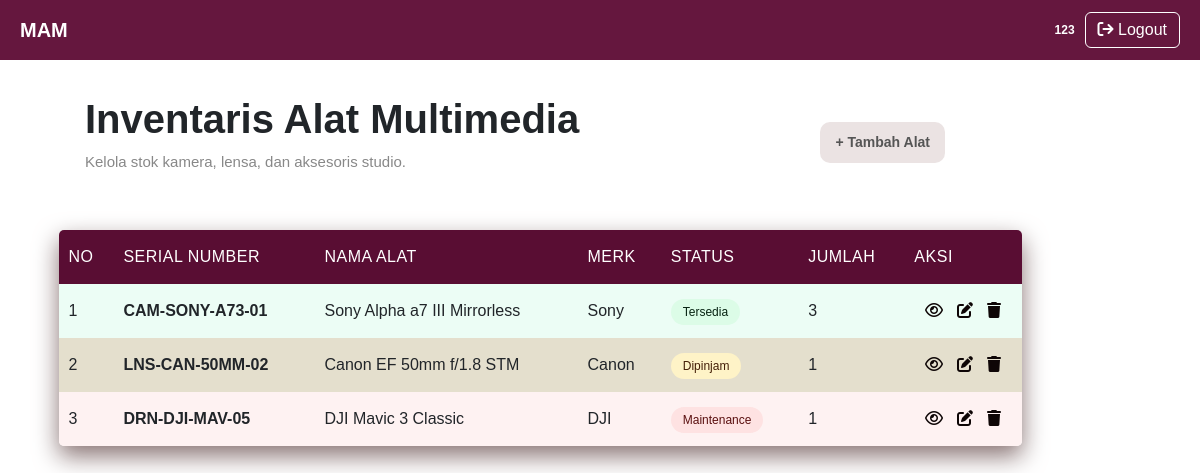
Screenshot of /home.php (signed in) with the database file from the repository.
### tables this page shows
CREATE TABLE `assets` (
  `id_asset` int(11) NOT NULL,
  `serial_number` varchar(50) NOT NULL,
  `nama_alat` varchar(100) NOT NULL,
  `merk` varchar(50) NOT NULL,
  `status` varchar(50) NOT NULL,
  `jumlah` int(11) NOT NULL,
  `url_gambar` text NOT NULL,
  `created_at` datetime NOT NULL DEFAULT current_timestamp()
);

### home.php (the view, shortened to what this page needs)
<?php
require "config/koneksi.php";
$username = $_SESSION['user_name'];
$query = "SELECT id_asset, serial_number, nama_alat, merk, status, jumlah FROM assets";
$result = mysqli_query($koneksi, $query);
?>
<!DOCTYPE html>
<html lang="en">
<head>
    <link href="https://cdn.jsdelivr.net/npm/bootstrap@5.3.8/dist/css/bootstrap.min.css" rel="stylesheet">
    <link rel="stylesheet" href="https://cdnjs.cloudflare.com/ajax/libs/font-awesome/6.5.0/css/all.min.css">
    <link rel="stylesheet" href="css/home.css">
</head>
<body>
    <nav class="navbar bg-body-tertiary">
        <a class="navbar-brand" href="home.php">MAM</a>
        <div class="right">
            <p>
                <?= $username ?>
                <span>
                    <a href="logout.php">
                        <button type="button" class="btn btn-light">
                            <i class="fa-solid fa-arrow-right-from-bracket"></i>
                            Logout
                        </button>
                    </a>
                </span>
            </p>
        </div>
    </nav>
    <div class="hero">
        <div class="tittle">
            <div class="intro">
                <h1>Inventaris Alat Multimedia</h1>
                <p>Kelola stok kamera, lensa, dan aksesoris studio.</p>
            </div>
            <div class="opsi">
                <a href="tambah.php">+ Tambah Alat</a>
            </div>
        </div>
        <table>
            <thead>
                <tr>
                    <td>NO</td>
                    <td>SERIAL NUMBER</td>
                    <td>NAMA ALAT</td>
                    <td>MERK</td>
                    <td>STATUS</td>
                    <td>JUMLAH</td>
                    <td>AKSI</td>
                </tr>
            </thead>
            <tbody>
                <?php while ($row = mysqli_fetch_assoc($result)): ?>
                    <tr>
                        <td><?= $row['id_asset']; ?></td>
                        <td style="font-weight: bold;"><?= $row['serial_number']; ?></td>
                        <td><?= $row['nama_alat']; ?></td>
                        <td><?= $row['merk']; ?></td>
                        <td class="st">
                            <span class="status <?= strtolower(trim($row['status'])); ?>">
                                <?= $row['status']; ?>
                            </span>
                        </td>
                        <td><?= $row['jumlah']; ?></td>
                        <td>
                            <ul>
                                <li>
                                    <a href="detail.php?id=<?= $row['id_asset']; ?>">
                                        <i class="fa-regular fa-eye"></i>
                                    </a>
                                </li>
                                <li>
                                    <a href="edit.php?id=<?= $row['id_asset']; ?>">
                                        <i class="fa-solid fa-pen-to-square"></i>
                                    </a>
                                </li>
                                <li>
                                    <a href="hapus.php?id=<?= $row['id_asset']; ?>">
                                        <i class="fa-solid fa-trash"></i>
                                    </a>
                                </li>
                            </ul>
                        </td>
                    </tr>
                <?php endwhile; ?>
            </tbody>
        </table>
    </div>
</body>
</html>

### css/home.css (style rules this page uses)
.navbar { background-color: rgb(101, 23, 62) !important; padding: 10px 20px; font-family: 'Gill Sans', 'Gill Sans MT', Calibri, 'Trebuchet MS', sans-serif; display: flex; justify-content: space-between; align-items: center; }
.navbar-brand { color: white; font-weight: bold; margin: 0; }
.right p { margin: 0; display: flex; align-items: center; gap: 10px; color: white; font-weight: bold; }
.btn-light { padding: 5px 12px; border-radius: 6px; background-color: transparent; border-color: white; color: white; }
.tittle { display: flex; justify-content: space-between; align-items: center; }
.tittle .intro { margin: 30px 80px; }
.intro h1 { font-weight: bold; }
.intro p { font-size: 15px; }
.opsi { margin-right: 50px; }
.opsi a { background-color: rgb(242, 145, 194); color: white; text-decoration: none; padding: 10px 15px; border-radius: 10px; font-weight: bold; }
table { width: 90%; margin: 10px auto; border-collapse: collapse; font-family: 'Gill Sans', 'Gill Sans MT', Calibri, 'Trebuchet MS', sans-serif; border-radius: 5px; overflow: hidden; box-shadow: 0 10px 25px rgba(134, 112, 112, 0.979); }
thead { background: rgb(89, 13, 51); color: white; font-weight: bold; padding: 15px 10px; }
thead td { padding: 15px 10px; }
thead tr { padding: 15px 10px; font-weight: 500; letter-spacing: 0.5px; }
tbody td { padding: 15px 10px; }
tbody tr:nth-child(3n+1) { background: #ecfdf5; }
tbody tr:nth-child(3n+2) { background: #e4dfcd; }
tbody tr:nth-child(3n+3) { background: #fef2f2; }
.status { padding: 6px 12px; border-radius: 20px; font-size: 12px; font-weight: 500; color: white; background: black; }
.status.tersedia { background: #dcfce7; color: #072312; }
.status.dipinjam { background: #fef3c7; color: #441f08; }
.status.maintenance { background: #fee2e2; color: #5a0f0f; }
td ul { display: flex; justify-content: center; gap: 14px; list-style: none; padding: 0; margin: 0; }
ul li a { font-size: 16px; cursor: pointer; transition: 0.3s; color: rgb(14, 6, 6); }
.hero { max-width: 90%; padding: 5px; font-family:'Gill Sans', 'Gill Sans MT', Calibri, 'Trebuchet MS', sans-serif; }
.opsi a { text-decoration: none; background-color:rgb(235, 227, 227); color: #555; font-size: 14px; display: inline-flex; align-items: center; gap: 6px; margin: 5px 80px; }
p { font-size: 12px; color: #888; }

### rows the page displays
assets: id_asset "1", serial_number "CAM-SONY-A73-01", nama_alat "Sony Alpha a7 III Mirrorless", merk "Sony", status "Tersedia", jumlah "3"
assets: id_asset "2", serial_number "LNS-CAN-50MM-02", nama_alat "Canon EF 50mm f/1.8 STM", merk "Canon", status "Dipinjam", jumlah "1"
assets: id_asset "3", serial_number "DRN-DJI-MAV-05", nama_alat "DJI Mavic 3 Classic", merk "DJI", status "Maintenance", jumlah "1"

### other values shown
$username "123"
